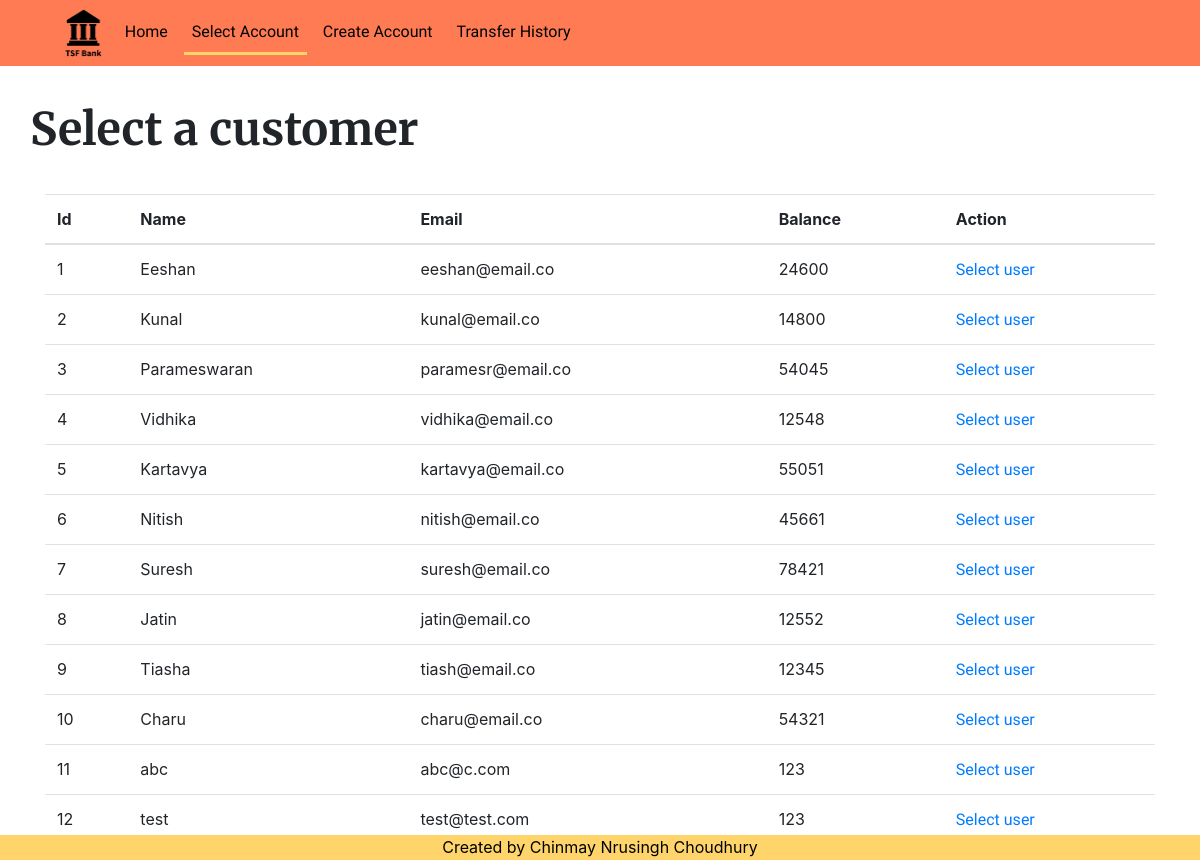
The app's page /selectuser.php with its own data.
### tables this page shows
CREATE TABLE `customers` (
  `id` int(6) NOT NULL,
  `name` varchar(255) DEFAULT NULL,
  `email` varchar(255) DEFAULT NULL,
  `currbal` int(6) DEFAULT NULL
);

### selectuser.php (the view, shortened to what this page needs)
<?php
require 'db.php';
?>
<!DOCTYPE html>
<html>
<head>
	<link rel="stylesheet" type="text/css" href="css/seluser.css">
	<link rel="stylesheet" type="text/css" href="css/nav.css">
	<link rel="stylesheet" href="https://maxcdn.bootstrapcdn.com/bootstrap/4.0.0/css/bootstrap.min.css">
</head>
<body>
	<?php require 'nav.php';?>
	<div class="main">
		<span id="maintit">Select a customer</span>
	</div>
	<div class="container">
		<table class="table">
			<thead>
				<tr>
					<th>Id</th>
					<th>Name</th>
					<th>Email</th>
					<th>Balance</th>
					<th>Action</th>
				</tr>
			</thead>
		<?php
			$stmt = $pdo->prepare("SELECT * FROM customers");
			$stmt->execute();
			while ($row = $stmt->fetch(PDO::FETCH_ASSOC)) {
				echo "<tr>";
				echo "<td>".$row['id']."</td>"."<td>".$row['name']."</td>"
				."<td>".$row['email']."</td>"."<td>".$row['currbal']."</td>"."<td>"."<a href='/transfer.php?sid=".$row['id']."'>Select user</a>"."</td>";
				echo "</tr>";
			}
			?>
			</table>
	</div>
	<?php require 'foot.php';?>
</body>
</html>

### nav.php (shortened to what this page needs)
<nav class="navbar sticky-top navbar-expand-md">
                <ul class="navbar-nav ml-5">
                    <li class="nav-item d-none d-md-block">
                            <img src="img/logo.png" height="50"  alt="VBC Logo">
                    </li>
                </ul>
                <span class="nav-item">
                    <ul class="navbar-nav">
                        <li class="nav-item"><a style="color:black" class="nav-link" id="home" href="/">Home</a></li> &nbsp;&nbsp;
                        <li class="nav-item"><a style="color:black" class="nav-link" id="sel" href="/selectuser.php">Select Account</a></li> &nbsp;&nbsp;
                        <li class="nav-item"><a style="color:black" class="nav-link" id="crtt" href="/createuser.php">Create Account</a></li>&nbsp;&nbsp;
                        <li class="nav-item"><a style="color:black" class="nav-link" id="his" href="/transhistory.php">Transfer History</a></li>
                    </ul>
                </span>
    </nav>

### foot.php (shortened to what this page needs)
<div class="footer">
	Created by Chinmay Nrusingh Choudhury
</div>

### css/seluser.css (style rules this page uses)
html, body { max-width: 100%; overflow-x: hidden; }
#maintit { font-family: 'Merriweather',sans-serif; font-weight: bolder; font-size: 45px; }
.main { margin: 15px; padding: 15px; }

### css/nav.css (style rules this page uses)
.navbar { background-color: #ff7b54; }
li, a, ul { font-family: 'Muli', sans-serif; color: black; }

### foot.php (style rules this page uses)
.footer { position: fixed; left: 0; bottom: 0; width: 100%; height: 25px; background-color:#ffd56b; color: black; text-align: center; }

### records on screen
customers: id "1", name "Eeshan", email "eeshan@email.co", currbal "24600"
customers: id "2", name "Kunal", email "kunal@email.co", currbal "14800"
customers: id "3", name "Parameswaran", email "paramesr@email.co", currbal "54045"
customers: id "4", name "Vidhika", email "vidhika@email.co", currbal "12548"
customers: id "5", name "Kartavya", email "kartavya@email.co", currbal "55051"
customers: id "6", name "Nitish", email "nitish@email.co", currbal "45661"
customers: id "7", name "Suresh", email "suresh@email.co", currbal "78421"
customers: id "8", name "Jatin", email "jatin@email.co", currbal "12552"
customers: id "9", name "Tiasha", email "tiash@email.co", currbal "12345"
customers: id "10", name "Charu", email "charu@email.co", currbal "54321"
customers: id "11", name "abc", email "abc@c.com", currbal "123"
customers: id "12", name "test", email "test@test.com", currbal "123"
